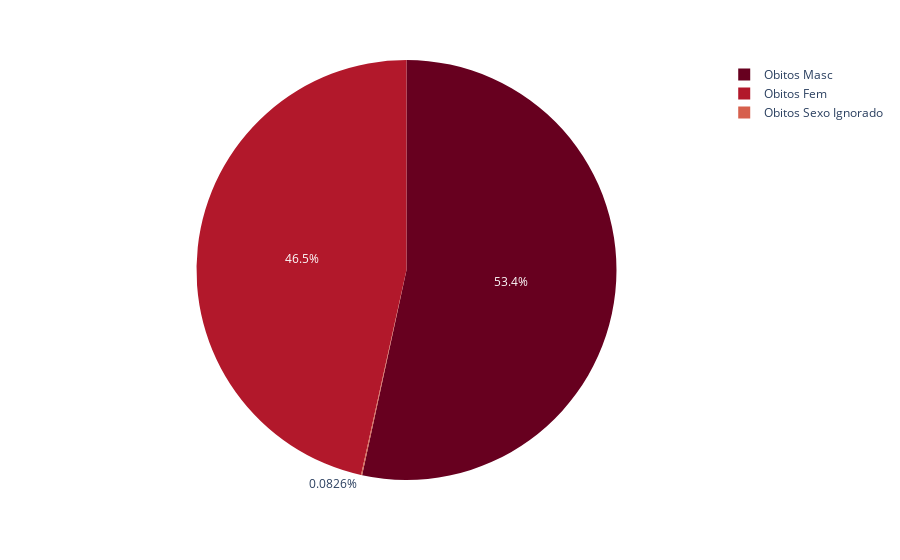

Notebook code cell kept with this figure:
### Markdown cell above
# Qual o índice de óbitos femininos, masculinos e quando o sexo é ignorado?

### Code cell
fig = px.pie(values = women_men_deaths_final['Valor'], names = women_men_deaths_final['kind'], color_discrete_sequence=px.colors.sequential.RdBu) 
fig.show()

### Figure 1 — Plotly figure (JSON) as saved in the notebook; plotly's stock layout.template omitted (floating-point values rounded to 4 significant figures; data arrays with more than 128 entries replaced by an {"elided": "..."} marker saying what was removed)
{"data": [{"domain": {"x": [0, 1], "y": [0, 1]}, "hovertemplate": "label=%{label}<br>value=%{value}<extra></extra>", "labels": {"elided": "597 str values"}, "legendgroup": "", "name": "", "showlegend": true, "type": "pie", "values": {"elided": "597 int values"}}], "layout": {"legend": {"tracegroupgap": 0}, "margin": {"t": 60}, "piecolorway": ["rgb(103,0,31)", "rgb(178,24,43)", "rgb(214,96,77)", "rgb(244,165,130)", "rgb(253,219,199)", "rgb(247,247,247)", "rgb(209,229,240)", "rgb(146,197,222)", "rgb(67,147,195)", "rgb(33,102,172)", "rgb(5,48,97)"]}}
